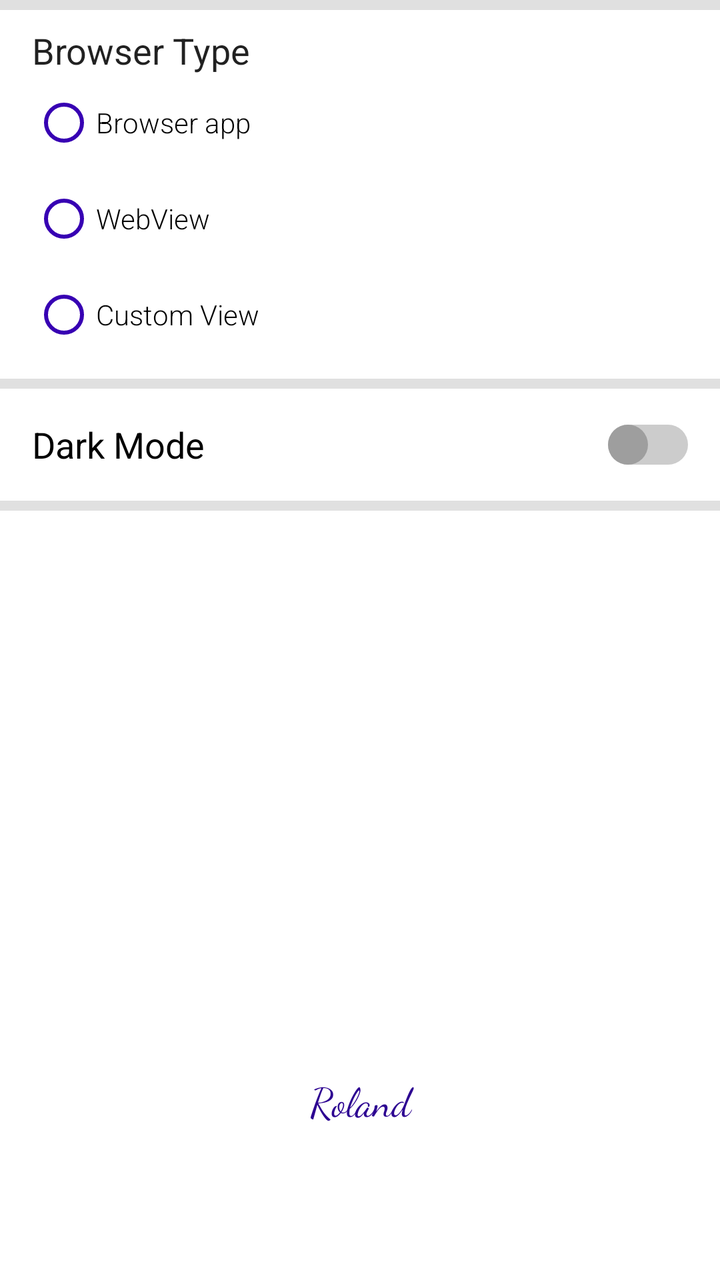
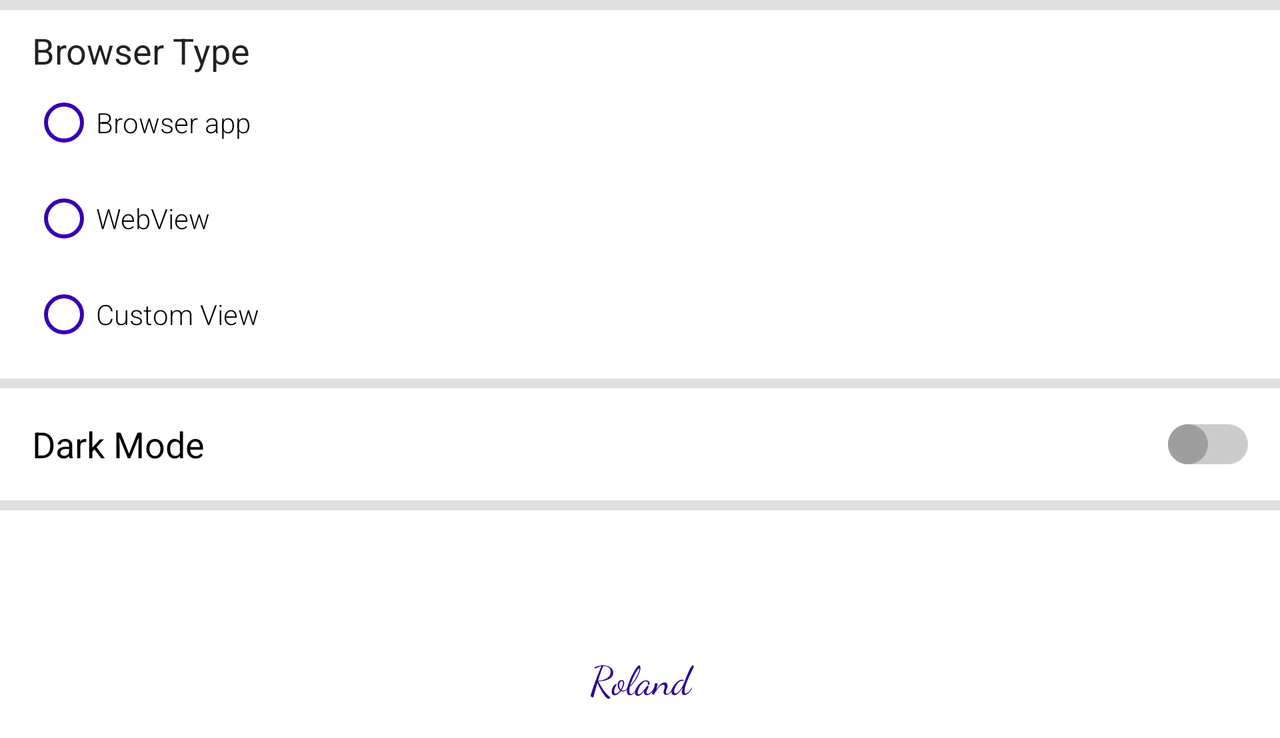

First picture: res/layout/ on a phone held upright. Second picture: the repository's own variant of that layout, on a device whose configuration matches the variant's folder. Source for both follows.
<!-- AndroidManifest.xml: application theme Theme.PhotoGallery -->
<!-- res/layout/fragment_gallery_settings.xml -->
<?xml version="1.0" encoding="utf-8"?>
<androidx.constraintlayout.widget.ConstraintLayout
    xmlns:android="http://schemas.android.com/apk/res/android"
    xmlns:app="http://schemas.android.com/apk/res-auto"
    android:layout_width="match_parent"
    android:layout_height="match_parent">

    <View
        android:id="@+id/divider"
        android:layout_width="0dp"
        android:layout_height="5dp"
        android:background="?android:attr/listDivider"
        app:layout_constraintEnd_toEndOf="parent"
        app:layout_constraintStart_toStartOf="parent"
        app:layout_constraintTop_toTopOf="parent" />

    <TextView
        android:id="@+id/browser_view_text"
        android:layout_width="0dp"
        android:layout_height="wrap_content"
        android:layout_marginStart="16dp"
        android:layout_marginTop="8dp"
        android:layout_marginEnd="16dp"
        android:ems="10"
        android:text="@string/browser_type"
        android:textAllCaps="false"
        android:textAppearance="@style/TextAppearance.AppCompat.Large"
        android:textSize="18sp"
        app:layout_constraintEnd_toEndOf="parent"
        app:layout_constraintStart_toStartOf="parent"
        app:layout_constraintTop_toBottomOf="@id/divider" />

    <RadioGroup
        android:id="@+id/radio_group"
        android:layout_width="0dp"
        android:layout_height="wrap_content"
        android:layout_marginStart="16dp"
        android:layout_marginEnd="16dp"
        app:layout_constraintEnd_toEndOf="parent"
        app:layout_constraintStart_toStartOf="parent"
        app:layout_constraintTop_toBottomOf="@id/browser_view_text">

        <RadioButton
            android:id="@+id/browser_app_button"
            android:layout_width="match_parent"
            android:layout_height="wrap_content"
            android:buttonTint="@color/purple_700"
            android:fontFamily="sans-serif-light"
            android:text="@string/browser_app"
            app:layout_constraintEnd_toEndOf="parent"
            app:layout_constraintStart_toStartOf="parent"
            app:layout_constraintTop_toTopOf="parent" />

        <RadioButton
            android:id="@+id/web_view_button"
            android:layout_width="match_parent"
            android:layout_height="wrap_content"
            android:buttonTint="@color/purple_700"
            android:fontFamily="sans-serif-light"
            android:text="@string/web_view"
            app:layout_constraintEnd_toEndOf="parent"
            app:layout_constraintStart_toStartOf="parent"
            app:layout_constraintTop_toTopOf="parent" />

        <RadioButton
            android:id="@+id/custom_view_button"
            android:layout_width="match_parent"
            android:layout_height="wrap_content"
            android:buttonTint="@color/purple_700"
            android:fontFamily="sans-serif-light"
            android:text="@string/custom_view"
            app:layout_constraintEnd_toEndOf="parent"
            app:layout_constraintStart_toStartOf="parent"
            app:layout_constraintTop_toTopOf="parent" />

    </RadioGroup>

    <View
        android:id="@+id/divider2"
        android:layout_width="0dp"
        android:layout_height="5dp"
        android:layout_marginTop="8dp"
        android:background="?android:attr/listDivider"
        app:layout_constraintEnd_toEndOf="parent"
        app:layout_constraintStart_toStartOf="parent"
        app:layout_constraintTop_toBottomOf="@id/radio_group" />

    <Switch
        android:id="@+id/dark_mode_switch"
        android:layout_width="0dp"
        android:layout_height="40dp"
        android:layout_marginStart="16dp"
        android:layout_marginTop="8dp"
        android:layout_marginEnd="16dp"
        android:text="@string/dark_mode"
        android:textSize="18sp"
        android:thumb="@drawable/switch_thumb"
        android:track="@drawable/switch_track"
        app:layout_constraintEnd_toEndOf="parent"
        app:layout_constraintStart_toStartOf="parent"
        app:layout_constraintTop_toBottomOf="@id/divider2" />

    <View
        android:id="@+id/divider3"
        android:layout_width="0dp"
        android:layout_height="5dp"
        android:layout_marginTop="8dp"
        android:background="?android:attr/listDivider"
        app:layout_constraintEnd_toEndOf="parent"
        app:layout_constraintStart_toStartOf="parent"
        app:layout_constraintTop_toBottomOf="@id/dark_mode_switch" />

    <TextView
        android:id="@+id/roland"
        android:layout_width="0dp"
        android:layout_height="wrap_content"
        android:layout_marginBottom="76dp"
        android:fontFamily="cursive"
        android:gravity="center"
        android:text="@string/roland"
        android:textColor="@color/purple_900"
        android:textSize="20sp"
        app:layout_constraintBottom_toBottomOf="parent"
        app:layout_constraintEnd_toEndOf="parent"
        app:layout_constraintHorizontal_bias="0.0"
        app:layout_constraintStart_toStartOf="parent" />

</androidx.constraintlayout.widget.ConstraintLayout>
<!-- resources referenced by this layout -->
<resources>
  <color name="purple_700">#FF3700B3</color>
  <color name="purple_900">#2C0091</color>
  <!-- drawable switch_thumb (drawable) -->
  <?xml version="1.0" encoding="utf-8"?>
  <selector xmlns:android="http://schemas.android.com/apk/res/android">
      <item android:state_checked="true">
          <shape android:shape="oval">
              <solid android:color="@color/purple_700"/>
              <size android:height="20dp"
                  android:width="20dp"/>
          </shape>
      </item>
  
      <item android:state_checked="false">
          <shape android:shape="oval">
              <solid android:color="@color/grey"/>
              <size android:height="20dp"
                  android:width="20dp"/>
          </shape>
      </item>
  </selector>
  <!-- drawable switch_track (drawable) -->
  <?xml version="1.0" encoding="utf-8"?>
  <selector xmlns:android="http://schemas.android.com/apk/res/android">
      <item android:state_checked="true">
          <shape android:shape="rectangle">
              <solid android:color="@color/purple_300"/>
              <corners android:radius="15dp"/>
              <size android:height="15dp"
                  android:width="30dp"/>
          </shape>
      </item>
  
      <item android:state_checked="false">
          <shape android:shape="rectangle">
              <solid android:color="@color/grey_light"/>
              <corners android:radius="15dp"/>
              <size android:height="15dp"
                  android:width="30dp"/>
          </shape>
      </item>
  </selector>
  <string name="browser_app">Browser app</string>
  <string name="browser_type">Browser Type</string>
  <string name="custom_view">Custom View</string>
  <string name="dark_mode">Dark Mode</string>
  <string name="roland">Roland</string>
  <string name="web_view">WebView</string>
  <style name="Theme.PhotoGallery" parent="Theme.MaterialComponents.DayNight.NoActionBar">
          
          <item name="colorPrimary">@color/purple_900</item>
          <item name="colorPrimaryVariant">@color/purple_900</item>
          <item name="colorOnPrimary">@color/white</item>
          
          <item name="colorSecondary">@color/grey</item>
          
          <item name="android:statusBarColor">?attr/colorPrimaryVariant</item>
          
          <item name="android:navigationBarColor">?attr/colorPrimaryVariant</item>
      </style>
  <color name="grey">#9E9E9E</color>
  <color name="purple_300">#7986CB</color>
  <color name="grey_light">#FFCCCCCC</color>
  <color name="white">#FFFFFFFF</color>
</resources>
<!-- res/layout-land/fragment_gallery_settings.xml (the repository's variant of the layout above) -->
<!-- drawn on the phone turned sideways -->
<?xml version="1.0" encoding="utf-8"?>
<ScrollView xmlns:android="http://schemas.android.com/apk/res/android"
    xmlns:app="http://schemas.android.com/apk/res-auto"
    android:layout_width="match_parent"
    android:layout_height="match_parent">

    <androidx.constraintlayout.widget.ConstraintLayout
        android:layout_width="match_parent"
        android:layout_height="wrap_content">

        <View
            android:id="@+id/divider"
            android:layout_width="0dp"
            android:layout_height="5dp"
            android:background="?android:attr/listDivider"
            app:layout_constraintEnd_toEndOf="parent"
            app:layout_constraintStart_toStartOf="parent"
            app:layout_constraintTop_toTopOf="parent" />

        <TextView
            android:id="@+id/browser_view_text"
            android:layout_width="0dp"
            android:layout_height="wrap_content"
            android:layout_marginStart="16dp"
            android:layout_marginTop="8dp"
            android:layout_marginEnd="16dp"
            android:ems="10"
            android:text="@string/browser_type"
            android:textAllCaps="false"
            android:textAppearance="@style/TextAppearance.AppCompat.Large"
            android:textSize="18sp"
            app:layout_constraintEnd_toEndOf="parent"
            app:layout_constraintStart_toStartOf="parent"
            app:layout_constraintTop_toBottomOf="@id/divider" />

        <RadioGroup
            android:id="@+id/radio_group"
            android:layout_width="0dp"
            android:layout_height="wrap_content"
            android:layout_marginStart="16dp"
            android:layout_marginEnd="16dp"
            app:layout_constraintEnd_toEndOf="parent"
            app:layout_constraintStart_toStartOf="parent"
            app:layout_constraintTop_toBottomOf="@+id/browser_view_text">

            <RadioButton
                android:id="@+id/browser_app_button"
                android:layout_width="match_parent"
                android:layout_height="wrap_content"
                android:buttonTint="@color/purple_700"
                android:fontFamily="sans-serif-light"
                android:text="@string/browser_app"
                app:layout_constraintEnd_toEndOf="parent"
                app:layout_constraintStart_toStartOf="parent"
                app:layout_constraintTop_toTopOf="parent" />

            <RadioButton
                android:id="@+id/web_view_button"
                android:layout_width="match_parent"
                android:layout_height="wrap_content"
                android:buttonTint="@color/purple_700"
                android:fontFamily="sans-serif-light"
                android:text="@string/web_view"
                app:layout_constraintEnd_toEndOf="parent"
                app:layout_constraintStart_toStartOf="parent"
                app:layout_constraintTop_toTopOf="parent" />

            <RadioButton
                android:id="@+id/custom_view_button"
                android:layout_width="match_parent"
                android:layout_height="wrap_content"
                android:buttonTint="@color/purple_700"
                android:fontFamily="sans-serif-light"
                android:text="@string/custom_view"
                app:layout_constraintEnd_toEndOf="parent"
                app:layout_constraintStart_toStartOf="parent"
                app:layout_constraintTop_toTopOf="parent" />

        </RadioGroup>

        <View
            android:id="@+id/divider2"
            android:layout_width="0dp"
            android:layout_height="5dp"
            android:layout_marginTop="8dp"
            android:background="?android:attr/listDivider"
            app:layout_constraintEnd_toEndOf="parent"
            app:layout_constraintStart_toStartOf="parent"
            app:layout_constraintTop_toBottomOf="@+id/radio_group" />

        <Switch
            android:id="@+id/dark_mode_switch"
            android:layout_width="0dp"
            android:layout_height="40dp"
            android:layout_marginStart="16dp"
            android:layout_marginTop="8dp"
            android:layout_marginEnd="16dp"
            android:text="@string/dark_mode"
            android:textSize="18sp"
            android:thumb="@drawable/switch_thumb"
            android:track="@drawable/switch_track"
            app:layout_constraintEnd_toEndOf="parent"
            app:layout_constraintStart_toStartOf="parent"
            app:layout_constraintTop_toBottomOf="@+id/divider2" />

        <View
            android:id="@+id/divider3"
            android:layout_width="0dp"
            android:layout_height="5dp"
            android:layout_marginTop="8dp"
            android:background="?android:attr/listDivider"
            app:layout_constraintEnd_toEndOf="parent"
            app:layout_constraintStart_toStartOf="parent"
            app:layout_constraintTop_toBottomOf="@id/dark_mode_switch" />

        <TextView
            android:id="@+id/roland"
            android:layout_width="0dp"
            android:layout_height="wrap_content"
            android:layout_marginTop="70dp"
            android:layout_marginBottom="16dp"
            android:fontFamily="cursive"
            android:gravity="center"
            android:text="@string/roland"
            android:textColor="@color/purple_900"
            android:textSize="20sp"
            app:layout_constraintBottom_toBottomOf="parent"
            app:layout_constraintEnd_toEndOf="parent"
            app:layout_constraintHorizontal_bias="0.0"
            app:layout_constraintStart_toStartOf="parent"
            app:layout_constraintTop_toBottomOf="@id/divider3" />

    </androidx.constraintlayout.widget.ConstraintLayout>
</ScrollView>
